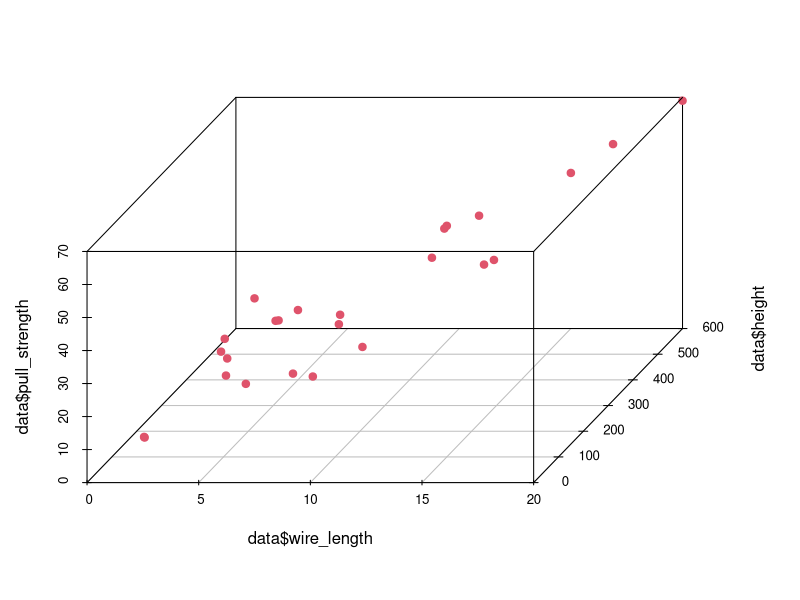
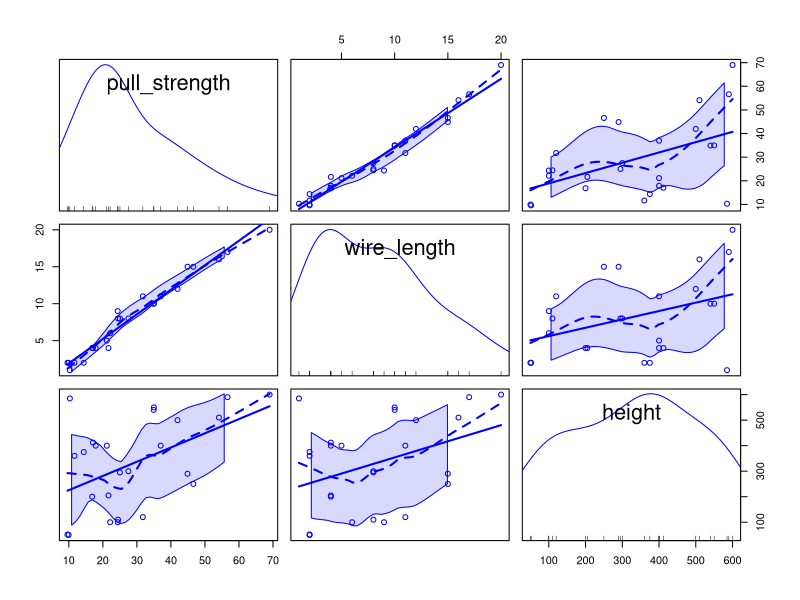
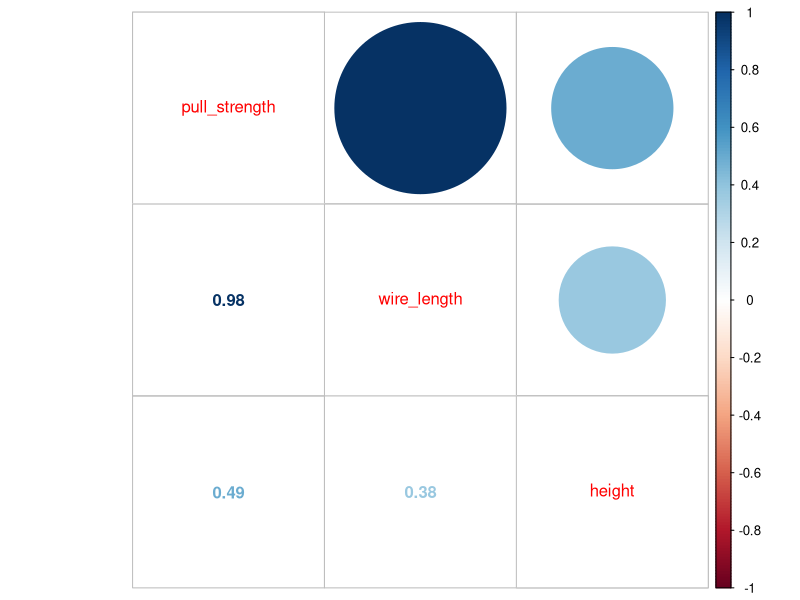
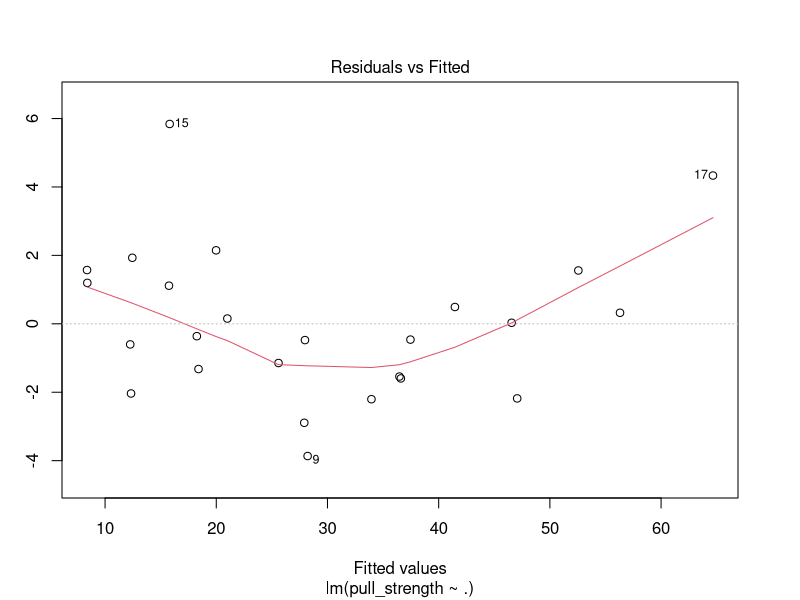
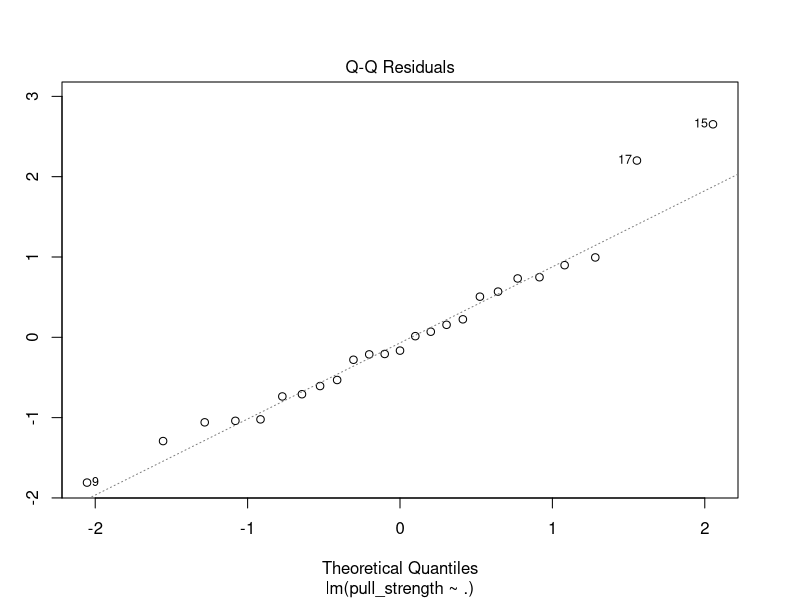
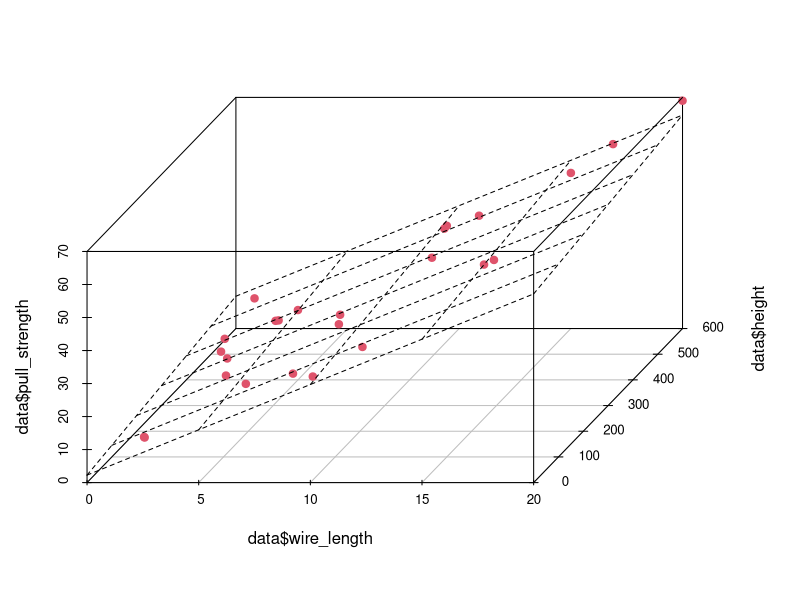
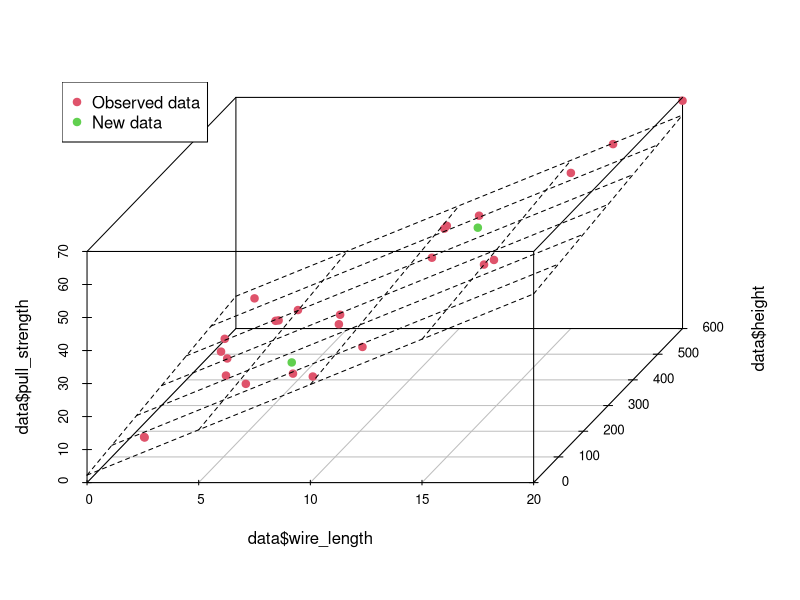

Reproduce these figures in R, in order.
## ---- chunk 1
col.names <- c('pull_strength', 'wire_length', 'height')
data <- read.csv(file = 'datasets/wire_bond.csv', header = FALSE, sep = ',', col.names = col.names)
head(data, 5)
## ---- chunk 2
summary(data)
## ---- chunk 3
library('scatterplot3d')
scatterplot3d(data$wire_length, data$height, data$pull_strength, color = 2, pch = 19, angle = 70)
## ---- chunk 4
library('car')

scatterplotMatrix(data)
## ---- chunk 5
library('corrplot')

corrplot.mixed(cor(data))
## ---- chunk 6
model <- lm(formula = pull_strength ~ ., data = data)
summary(model)
## ---- chunk 7
plot(model, which = c(1, 2))
## ---- chunk 8
ncvTest(model)
shapiro.test(resid(model))
## ---- chunk 9
plot3d <- scatterplot3d(data$wire_length, data$height, data$pull_strength, color = 2, pch = 19, angle = 70)
plot3d$plane3d(model)
## ---- chunk 10
newdata <- data.frame(wire_length = c(7.5, 12.5), height = c(150, 450))

(pred1 <- predict(object = model, newdata = newdata, interval = 'confidence'))
(pred2 <- predict(object = model, newdata = newdata, interval = 'prediction'))

newdata <- cbind(newdata, pull_strength = pred1[, 1])
data <- rbind(data, newdata)

plot3d <- scatterplot3d(data$wire_length, data$height, data$pull_strength, color = c(rep(2, nrow(data) - 2), 3, 3), pch = 19, angle = 70)
plot3d$plane3d(model)
legend('topleft', c('Observed data', 'New data'), col = c(2, 3), pch = 19)
